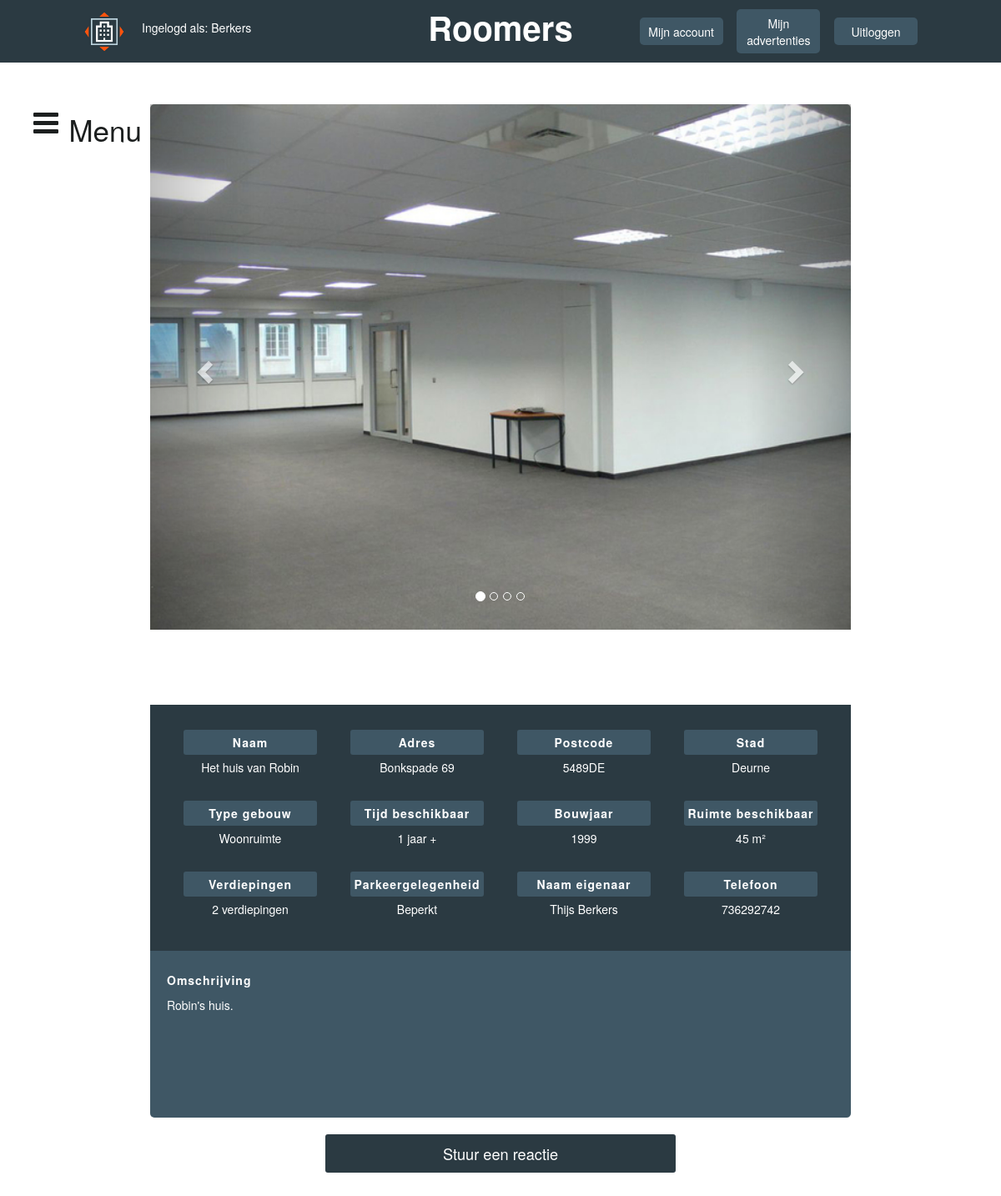
The page /details.php?id=2 (signed in) on the database its author committed.
### tables this page shows
CREATE TABLE IF NOT EXISTS `building` (
  `buildingID` int(11) NOT NULL AUTO_INCREMENT,
  `user_ID` int(11) NOT NULL,
  `name` text NOT NULL,
  `picture1` text,
  `picture2` text,
  `picture3` text,
  `picture4` text,
  `picture5` text,
  `street` varchar(80) NOT NULL,
  `strnumber` varchar(10) NOT NULL,
  `areacode` varchar(10) NOT NULL,
  `city` varchar(80) NOT NULL,
  `mainfunction` varchar(50) DEFAULT NULL,
  `renttime` varchar(40) DEFAULT NULL,
  `year` varchar(15) DEFAULT NULL,
  `space` int(11) DEFAULT NULL,
  `layers` varchar(25) DEFAULT NULL,
  `parking` varchar(50) DEFAULT NULL,
  `description` text,
  PRIMARY KEY (`buildingID`)
);

CREATE TABLE IF NOT EXISTS `user` (
  `userID` int(11) NOT NULL AUTO_INCREMENT,
  `email` varchar(70) NOT NULL,
  `password` text NOT NULL,
  `firstName` varchar(100) NOT NULL,
  `lastName` varchar(100) NOT NULL,
  `phone` varchar(20) NOT NULL,
  `salt` text NOT NULL,
  PRIMARY KEY (`userID`),
  UNIQUE KEY `userID_2` (`userID`),
  KEY `userID` (`userID`),
  KEY `userID_3` (`userID`)
);

### inc/functions.php (called while the page is built)
<?php
	function e($value) {
		return htmlspecialchars($value, ENT_QUOTES, 'UTF-8');
	}
?>

### details.php (the view, shortened to what this page needs)
<?php
  require("inc/functions.php");
  $connect = connectToDB();
  $building = $_GET['id'];
$buildingquery = "
  SELECT *
  FROM building
  WHERE buildingID = " . $building . "";
$buildingresource = mysqli_query($connect, $buildingquery);
$row = mysqli_fetch_assoc($buildingresource);
$userquery = "
  SELECT email, firstName, lastName, phone
  FROM user
  WHERE userID = (  SELECT user_ID
                    FROM building
                    WHERE buildingID = " . $building . ")";
$userresource = mysqli_query($connect, $userquery);
$userrow = mysqli_fetch_assoc($userresource);
if ($row['space'] == "Niet bekend") {
  $space = $row['space'];
}
else{
  $space = $row['space'] . " m²";
}
if ($row['picture1'] == NULL)
  {
    $picture1 = "img/noimg.jpg";
    $count = 0;
  }
  else
  {
    if ($row['picture1'] != NULL) {
      $picture1 = $row['picture1'];
      $count = 1;
    }
    if ($row['picture2'] != NULL) {
      $count = 2;
    }
    if ($row['picture3'] != NULL) {
      $count = 3;
    }
    if ($row['picture4'] != NULL) {
      $count = 4;
    }
  }
?>
<!DOCTYPE html>
<html>
  <head>
    <link rel="stylesheet" href="https://maxcdn.bootstrapcdn.com/bootstrap/3.3.7/css/bootstrap.min.css">
    <link rel="stylesheet" href="https://cdnjs.cloudflare.com/ajax/libs/meyer-reset/2.0/reset.min.css">
    <link rel="stylesheet" href="css/style.css">
    <link rel="stylesheet" href="https://cdnjs.cloudflare.com/ajax/libs/font-awesome/4.7.0/css/font-awesome.min.css">
  </head>
  <body>
    <?php
      include("inc/header.php");
      include("inc/navigation.php");
    ?>
    <div id="mainpage">
      <div id="content-container">
    <div id="detail-img-container">
    <div id="myCarousel" class="carousel" data-ride="carousel" data-interval="false">
      <ol class="carousel-indicators">
        <li data-target="#myCarousel" data-slide-to="0" class="active"></li>
        <?php for ($i=2; $i <= $count; $i++) { ?>
          <li data-target="#myCarousel" data-slide-to=<?php $i ?>></li>
        <?php } ?>
      </ol>
      <div class="carousel-inner">
        <div class="item active">
          <img src=<?php echo $picture1 ?> id="detail-img">
        </div>
      </div>
      <a class="left carousel-control" href="#myCarousel" data-slide="prev">
        <span class="glyphicon glyphicon-chevron-left"></span>
      </a>
      <a class="right carousel-control" href="#myCarousel" data-slide="next">
        <span class="glyphicon glyphicon-chevron-right"></span>
      </a>
    </div>
    </div>
        <div id="details-div">
          <div class="details-element">
            <p class="detail-title">Naam</p>
            <p><?php echo e($row['name']); ?></p>
          </div>
          <div class="details-element">
            <p class="detail-title">Adres</p>
            <p><?php echo e($row['street'] . " " . $row['strnumber']);?></p>
          </div>
          <div class="details-element">
            <p class="detail-title">Postcode</p>
            <p><?php echo e($row['areacode']); ?></p>
          </div>
          <div class="details-element">
            <p class="detail-title">Stad</p>
            <p><?php echo e($row['city']); ?></p>
          </div>
          <div class="details-element">
            <p class="detail-title">Type gebouw</p>
            <p><?php echo $row['mainfunction']; ?></p>
          </div>
          <div class="details-element">
            <p class="detail-title">Tijd beschikbaar</p>
            <p><?php echo $row['renttime']; ?></p>
          </div>
          <div class="details-element">
            <p class="detail-title">Bouwjaar</p>
            <p><?php echo e($row['year']); ?></p>
          </div>
          <div class="details-element">
            <p class="detail-title">Ruimte beschikbaar</p>
            <p><?php echo e($space); ?></p>
          </div>
          <div class="details-element">
            <p class="detail-title">Verdiepingen</p>
            <p><?php echo $row['layers']; ?></p>
          </div>
          <div class="details-element">
            <p class="detail-title">Parkeergelegenheid</p>
            <p><?php echo $row['parking']; ?></p>
          </div>
          <div class="details-element">
            <p class="detail-title">Naam eigenaar</p>
            <p><?php echo e($userrow['firstName'] . " " . $userrow['lastName']); ?></p>
          </div>
          <div class="details-element">
            <p class="detail-title">Telefoon</p>
            <p><?php echo e($userrow['phone']); ?></p>
          </div>
        </div>
        <div id="details-description">
          <p class="detail-title" id="desc-title">Omschrijving</p>
          <p id="description"><?php echo e($row['description']); ?></p>
        </div>
        <a href="react.php?id=<?php echo $_GET['id']; ?>" class="reactbutton">Stuur een reactie</a>
      </div>
  </body>
</html>

### inc/header.php
<div id="header">
  <div class="left">
    <a href="main.php" class="logo"><img src="img/logo.png" height="50" width="50"></a>
    <p id="header-user">Ingelogd als: <?php echo $_SESSION['username'] ?> </p>
  </div>
  <a href="main.php"><p id="page-title">Roomers</p></a>
  <div class="right">
    <a href="account.php" class="nav">Mijn account</a>
    <a href="createadd.php" class="nav">Mijn advertenties</a>
    <a href="inc/logout.php" class="nav">Uitloggen</a>
  </div>
</div>

### inc/navigation.php (shortened to what this page needs)
<span id="navbutton" onclick="openNav()"><i class="fa fa-bars" id="menu-icon" aria-hidden="true"></i>Menu</span>

### css/style.css (style rules this page uses)
html { font: 16px/1.5 'Roboto', sans-serif; }
body { background-color: white; background-size: cover; }
a { text-decoration: none; color: white; }
* { box-sizing: border-box; }
a:link { text-decoration: none; color: white; }
#header, .left, .right { display: flex; align-items: center; }
#header { justify-content: space-between; padding: 0 100px; width: 100%; height: 75px; background-color: #2B3A42; color: white; position: sticky; top: 0px; z-index: 1000; }
.left { justify-content: flex-start; width: 33.333%; height: 75px; }
.right { justify-content: space-between; text-align: center; width: 33.333%; }
.right a { padding: 2%; width: 30%; border-radius: 5px; transition: 0.3s; background-color: #3F5765; }
#header-user { margin-left: 20px; }
#page-title { font-size: 40px; font-weight: bold; }
a:-webkit-any-link { text-decoration:none !important; }
#navbutton { display: flex; justify-content: space-between; font-size: 35px; width: 130px; position: fixed; top: 130px; left: 0px; margin-left: 40px; color: #1c1f1f; cursor: pointer; }
#menu-icon { margin-right: 10px; }
#mainpage { display: flex; flex-direction: column; align-items: center; justify-content: center; }
#content-container { display: flex; flex-direction: column; align-items: center; margin-top: 50px; margin-bottom: 50px; width: 70%; background-color: white; transition: 0.5s; }
#details-div { display: flex; justify-content: flex-start; flex-wrap: wrap; width: 100%; background-color: #2B3A42; color: white; padding: 20px; }
.details-element { display: flex; flex-direction: column; justify-content: center; align-items: center; padding-top: 10px; padding-bottom: 10px; width: 25%; }
#details-description { color: white; width: 100%; height: 200px; background-color: #3F5765; border-bottom-left-radius: 5px; border-bottom-right-radius: 5px; padding: 20px; overflow-y: auto; }
#desc-title { text-align: left; }
.detail-title { font-weight: bold; letter-spacing: 1px; width: 80%; text-align: center; background-color: #3F5765; padding-top: 5px; padding-bottom: 5px; margin-bottom: 5px; border-radius: 3px; }
#detail-img-container { width: 100%; height: 720px; }
#detail-img { width: 100%; height: 100%; object-fit: cover; border-top-left-radius: 5px; border-top-right-radius: 5px; }
.carousel-inner { width:100%; max-height: 720px !important; }
.carousel-control { height: 100%; width: 15%; }
.reactbutton { background-color: #2b3a42; width: 50%; text-align: center; font-size: 130%; padding: 10px 0px; margin-top: 20px; border-radius: 3px; }

### rows shown on the page
building: picture1 (picture), name "Het huis van Robin", street+strnumber "Bonkspade 69", areacode "5489DE", city "Deurne", mainfunction "Woonruimte", renttime "1 jaar +", year "1999", space "45 m²", layers "2 verdiepingen", parking "Beperkt", description "Robin's huis."
user: firstName+lastName "Thijs Berkers", phone "736292742"

### other values the page prints
$_SESSION['username'] "Berkers"
